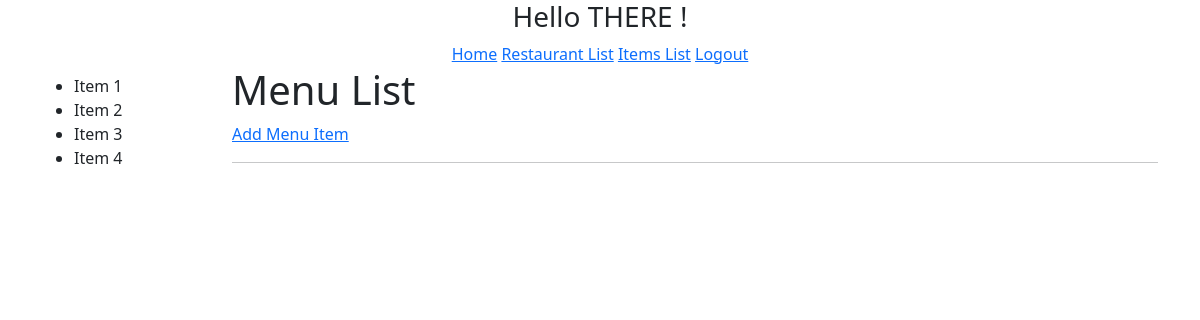
The page /items/ (signed in) on the database as committed earlier.
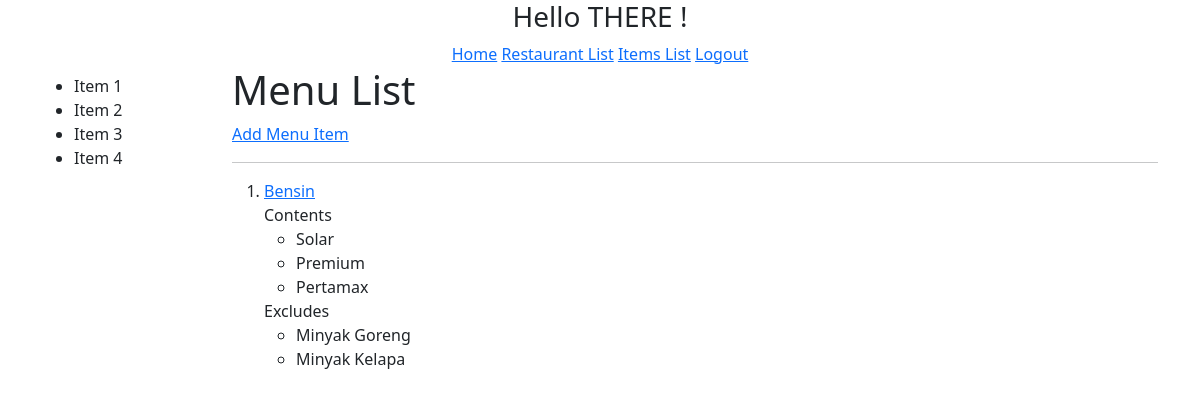
The same page on the database as committed later.
### menus/models.py (models this page shows, shortened)
class Item(models.Model):
    user = models.ForeignKey(settings.AUTH_USER_MODEL, on_delete=models.CASCADE)
    restaurant = models.ForeignKey(RestaurantLocation, on_delete=models.CASCADE)
    name = models.CharField(max_length=120)
    contents = models.TextField(help_text='Separate each item by comma')
    excludes = models.TextField(blank=True, null=True, help_text='Separate each item by comma')
    public = models.BooleanField(default=True)
    timestamp = models.DateTimeField(auto_now_add=True)
    updated = models.DateTimeField(auto_now=True)
    image_url = models.URLField(max_length=500, blank=True, null=True)
    class Meta : # Sorting on descending for -
        ordering = ['-updated', '-timestamp']
    def get_absolute_url(self):
        return reverse('menus:detail', kwargs={'pk': self.pk})
    def get_contents(self):
        return self.contents.split(",")
    def get_excludes(self):
        return self.excludes.split(",")

### menus/views.py (the view)
# urls.py: path('', ItemListView.as_view(), name='list'),
class ItemListView(LoginRequiredMixin, ListView):
    def get_queryset(self):
        return Item.objects.filter(user=self.request.user)

### menus/templates/menus/item_list.html (shortened to what this page needs)
{% extends "base.html" %}
{% block content %}
    <h1>Menu List</h1>
    <a href="{% url 'menus:create' %}">Add Menu Item</a><br><hr>
    <ol>
        {% for obj in object_list %}
            <li>
                <a href="{{ obj.get_absolute_url }}" class="href">{{ obj.name }}</a><br>
                {% if obj.contents %}
                    Contents
                    <ul>
                        {% for item in obj.get_contents %}
                            <li>
                                {{ item }}
                            </li>
                        {% endfor %}
                    </ul>
                {% endif %}
                {% if obj.excludes %}
                    Excludes
                    <ul>
                        {% for item in obj.get_excludes %}
                            <li>
                                {{ item }}
                            </li>
                        {% endfor %}
                    </ul>
                {% endif %}
            </li>
            <br>
        {% endfor %}
    </ol>
{% endblock content %}

### LearnMVC/template/base.html (shortened to what this page needs)
<!DOCTYPE html>
<html lang="en">
  <head>
    {% include 'snippets/css.html' %}
  </head>
  <body>
      <div class="container">
            {% include 'snippets/nav.html' %}
            <div class="row">
                <div class="col-md-2">
                    {% include 'snippets/sidebar.html' %}
                </div>
                <div class="col-md-10">
                    {% block content %}
                    {% endblock content %}
                </div>
            </div>
      </div>
  </body>
</html>

### LearnMVC/template/snippets/css.html (shortened to what this page needs)
<link href="https://cdn.jsdelivr.net/npm/bootstrap@5.1.3/dist/css/bootstrap.min.css" rel="stylesheet">

### LearnMVC/template/snippets/nav.html
<h3 style="text-align:center">Hello THERE !</h3>
<div style="text-align: center;">
    <a href="{% url 'home' %}">Home</a>
    <a href="{% url 'restaurants:list' %}">Restaurant List</a>
    <a href="{% url 'menus:list' %}">Items List</a>
    {% if user.is_authenticated %}
        <a href="{% url 'logout' %}">Logout</a>
    {% else %}
        <a href="{% url 'login' %}">Login</a>
    {% endif %}
</div>

### LearnMVC/template/snippets/sidebar.html
<ul>
    <li>Item 1</li>
    <li>Item 2</li>
    <li>Item 3</li>
    <li>Item 4</li>
</ul>

Rows that differ between the two databases and show on the page:
added Item: name "Bensin", get_contents "Solar" "Premium" "Pertamax", get_excludes "Minyak Goreng" "Minyak Kelapa"
